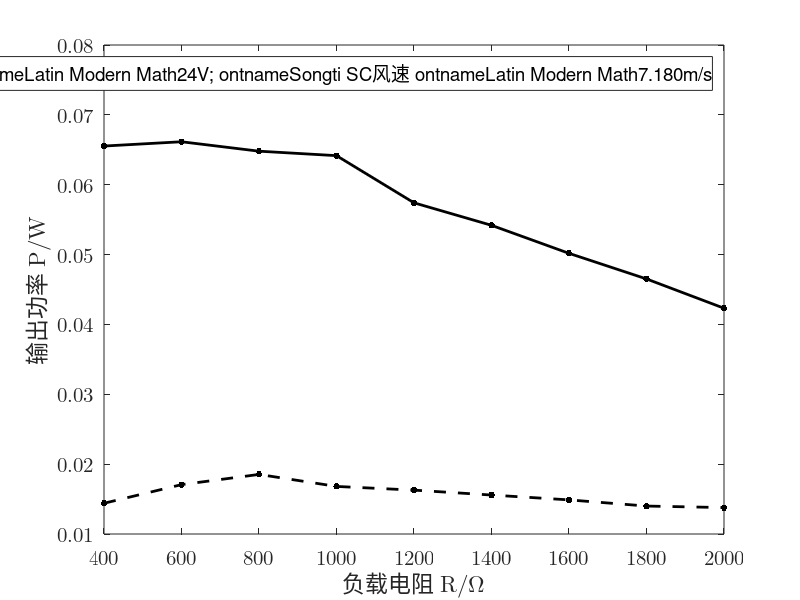

Recreate this plot in MATLAB.
% u =(10:2:26);
% i =[0.065 0.081 0.099 0.117 0.137 0.156 0.177 0.200 0.220];
% v1=[2.795 3.582 4.286 4.648 5.133 6.056 6.587 7.180 7.803];
% r=0.5*103.84*10^(-3);
% s=pi*r*r;
% rho=1.185;
% p0=u.*i
% p1=0.5.*rho.*s.*(v1.^3)
% ita=p1./p0
%
% subplot(1, 2, 1);
% uv=scatter(u, v1, 200, 'k', '.');
% hold on;
% xlim([10, 26])
% xticks(u)
% set(gca, 'FontName', 'Latin Modern Math', 'FontSize', 15);
% xlabel('\fontname{Songti SC}输入电压 \fontname{Latin Modern Math}U/V');
% ylabel('\fontname{Songti SC}风速 \fontname{Latin Modern Math}V_1/(m/s)');
% box on;
% M=[u' ones(9,1)];
% k=M\(v1');
% v1pre=(M*k)';
%
% plot(u, v1pre, '-k', 'LineWidth', 2);
%
% subplot(1, 2, 2);
% plot(v1, ita, '.-k', 'LineWidth', 2, 'MarkerSize', 15);
% set(gca, 'FontName', 'Latin Modern Math', 'FontSize', 15);
% xlabel('\fontname{Songti SC}风速 \fontname{Latin Modern Math}V_1/(m/s)');
% ylabel('\fontname{Songti SC}转换效率 \fontname{Latin Modern Math}\eta');
%

r=(400:200:2000);
u1=[2.40,3.20,3.85,4.10,4.42,4.67,4.88,5.02,5.25];
u2=[5.12,6.30,7.20,8.01,8.30,8.71,8.96,9.15,9.20];
p1=u1.^2./r
p2=u2.^2./r

plot(r, p1, '.--k', 'LineWidth', 2, 'MarkerSize', 15);
hold on;
plot(r, p2, '.-k', 'LineWidth', 2, 'MarkerSize', 15);
set(gca, 'FontName', 'Latin Modern Math', 'FontSize', 15);

xlim([400, 2000])
xticks(r)

legend(["\fontname{Songti SC}风机电压 \fontname{Latin Modern Math}16V; \fontname{Songti SC}风速 \fontname{Latin Modern Math}4.648m/s", "\fontname{Songti SC}风机电压 \fontname{Latin Modern Math}24V; \fontname{Songti SC}风速 \fontname{Latin Modern Math}7.180m/s"]);
xlabel('\fontname{Songti SC}负载电阻 \fontname{Latin Modern Math}R/\Omega');
ylabel('\fontname{Songti SC}输出功率 \fontname{Latin Modern Math}P/W');
